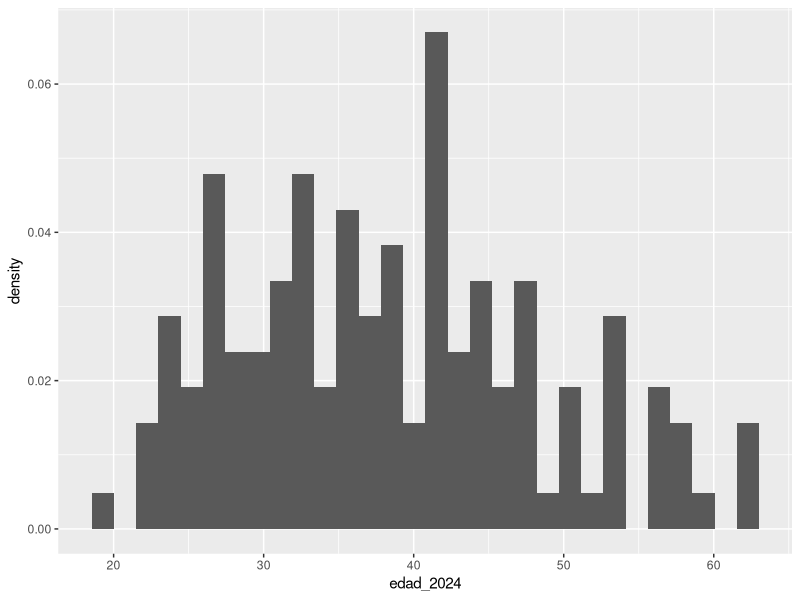
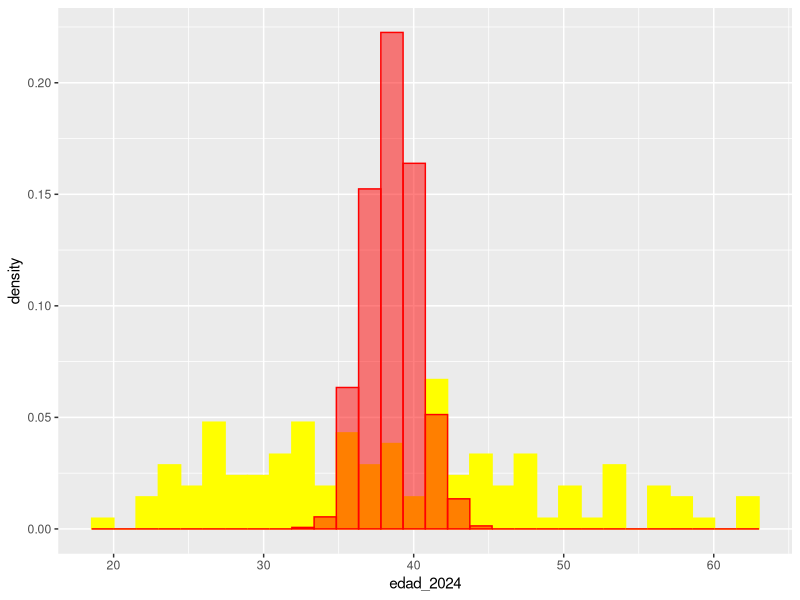
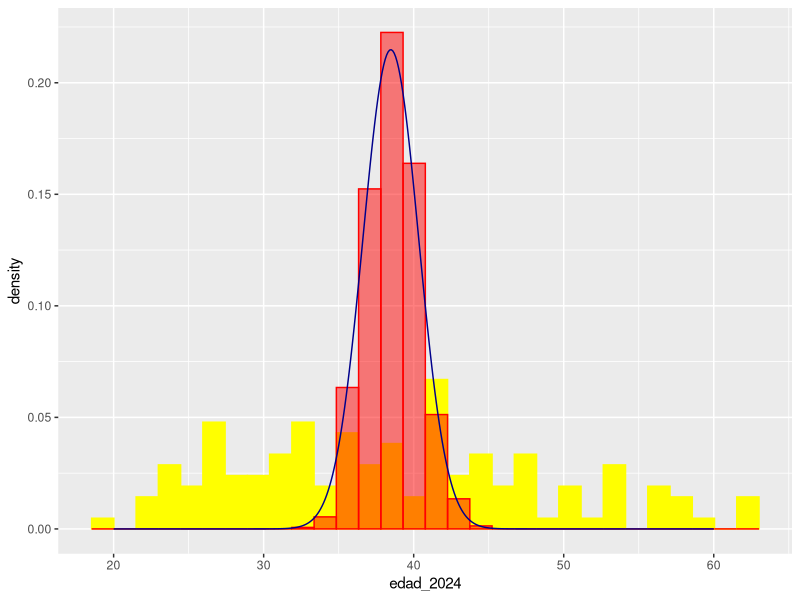
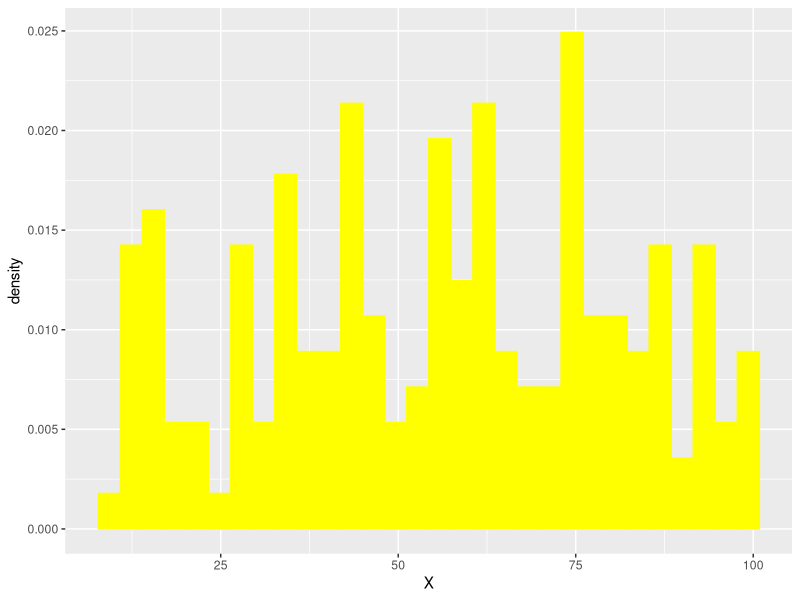
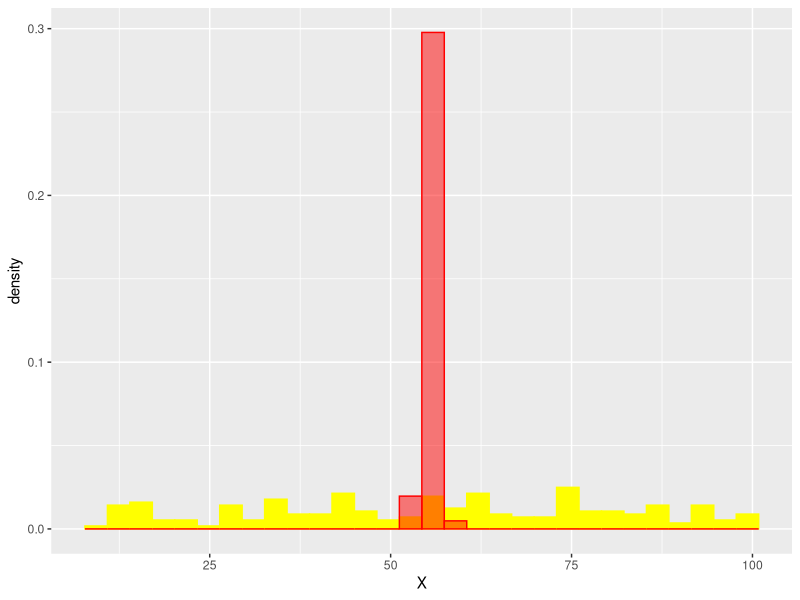
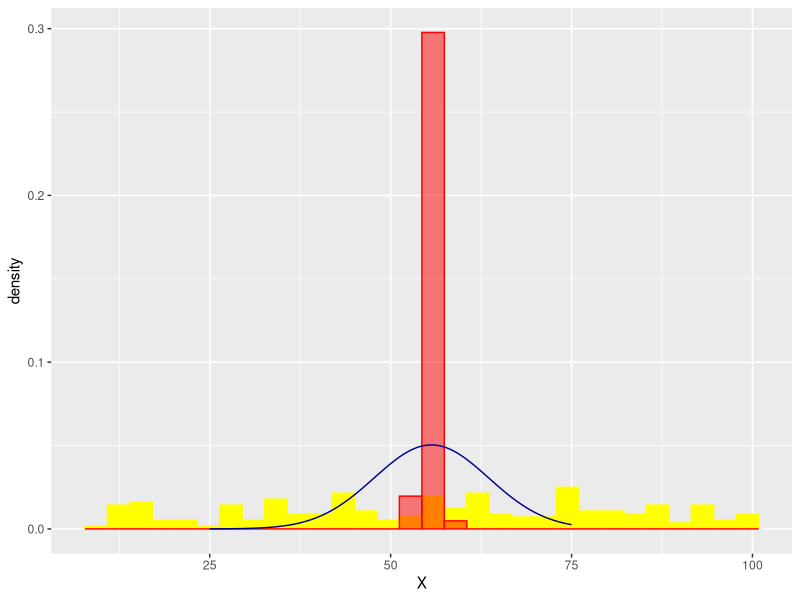
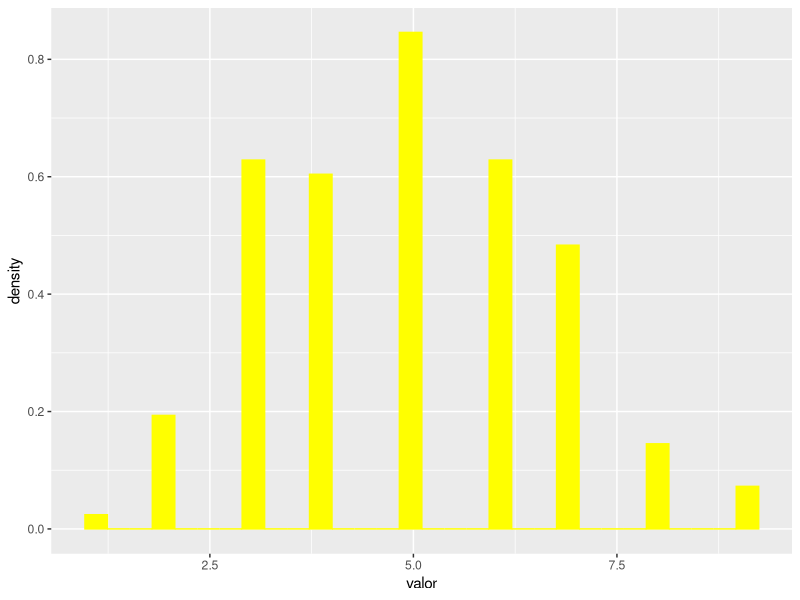
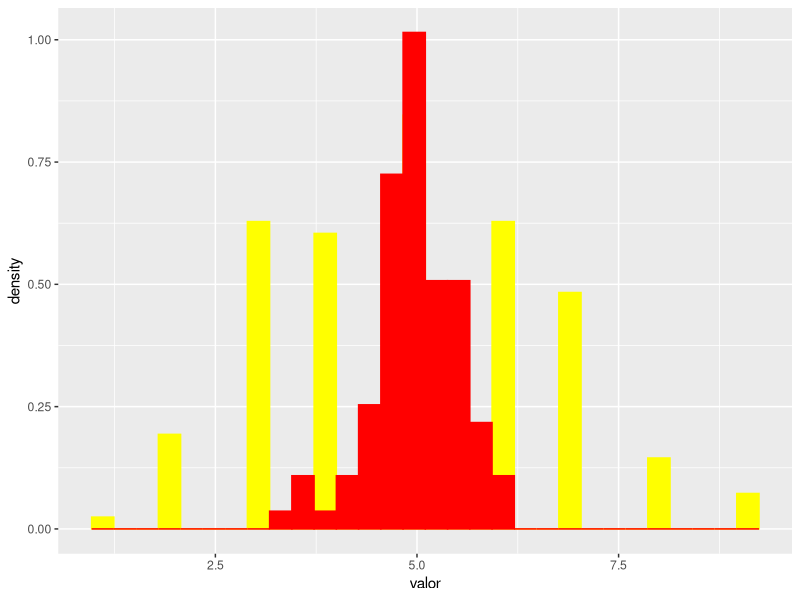

The R source for these figures, in order:
library(tidyverse)

setwd("C:\\Users\\Usuario\\Documents\\scidata\\24_tlc")

mis_datos = read.csv("edades.csv")

ggplot()+
  geom_histogram(data=mis_datos,
                 mapping = aes(x=edad_2024,
                                 y=after_stat(density)))

# el tamaño de la muestra es 30

promedios = data.frame("prom_edad"=replicate(1000,
                                             mean(sample(mis_datos$edad_2024,30))))

ggplot()+
  geom_histogram(data=mis_datos,
                 mapping = aes(x=edad_2024,
                               y=after_stat(density)),
                 color = "yellow",
                 fill = "yellow") +
  geom_histogram(data=promedios,
                 mapping = aes(x=prom_edad,
                               y=after_stat(density)),
                 color = "red",
                 fill = "red",
                 alpha=0.5)

####  mu = media de la población
#### sd = sigma / sqrt(n) = desviacion de la poblacion / sqrt(n)

N = nrow(mis_datos)
n = 30

media = mean(mis_datos$edad_2024)
desv = sd(mis_datos$edad_2024)*sqrt((N-1)/N)/sqrt(n)

normal_verdadera = data.frame("abscisas"=seq(20,60,0.1),
                              "ordenadas"=dnorm(seq(20,60,0.1),
                                                 mean=media,
                                                 sd =desv))


ggplot()+
  geom_histogram(data=mis_datos,
                 mapping = aes(x=edad_2024,
                               y=after_stat(density)),
                 color = "yellow",
                 fill = "yellow") +
  geom_histogram(data=promedios,
                 mapping = aes(x=prom_edad,
                               y=after_stat(density)),
                 color = "red",
                 fill = "red",
                 alpha=0.5) +
  geom_line(data = normal_verdadera,
            mapping = aes(x=abscisas,y=ordenadas),
            color = "darkblue")


poblacion = data.frame("X"=c(94, 	11, 	35, 	58, 	60, 	49, 	75, 	44, 	18, 	22, 	62, 	47, 	64, 	36, 	55, 	47, 	29, 	71, 	56, 	78, 	40, 	65, 	12, 	86, 	63, 	11, 	36, 	73, 	74, 	28, 	94, 	79, 	56, 	60, 	63, 	37, 	65, 	53, 	44, 	72, 	15, 	11, 	76, 	85, 	34, 	93, 	100, 	100, 	82, 	58, 	78, 	75, 	30, 	48, 	40, 	44, 	73, 	75, 	57, 	41, 	18, 	93, 	14, 	62, 	63, 	81, 	44, 	63, 	55, 	55, 	98, 	59, 	47, 	65, 	33, 	14, 	86, 	33, 	28, 	94, 	57, 	40, 	87, 	78, 	80, 	10, 	34, 	12, 	82, 	86, 	33, 	46, 	83, 	40, 	16, 	90, 	33, 	23, 	67, 	43, 	14, 	28, 	76, 	21, 	56, 	59, 	83, 	55, 	69, 	67, 	63, 	35, 	94, 	62, 	12, 	74, 	100, 	53, 	75, 	65, 	16, 	33, 	74, 	17, 	18, 	77, 	74, 	57, 	54, 	16, 	46, 	28, 	67, 	97, 	88, 	51, 	75, 	38, 	63, 	60, 	70, 	96, 	88, 	82, 	13, 	83, 	99, 	93, 	63, 	28, 	28, 	85, 	52, 	42, 	30, 	61, 	26, 	95, 	14, 	86, 	30, 	57, 	78, 	92, 	61, 	42, 	13, 	74, 	90, 	38, 	87, 	44, 	82, 	28, 	42, 	72, 	42, 	44, 	50, 	43, 	35))

ggplot()+
  geom_histogram(data=poblacion,
                 mapping = aes(x=X,
                               y=after_stat(density)),
                 color = "yellow",
                 fill = "yellow")

promedio_numeros = data.frame("prom" = replicate(1000,
                                                 mean(sample(poblacion$X,150))))

ggplot()+
  geom_histogram(data=poblacion,
                 mapping = aes(x=X,
                               y=after_stat(density)),
                 color = "yellow",
                 fill = "yellow") +
  geom_histogram(data=promedio_numeros,
                 mapping = aes(x=prom,
                               y=after_stat(density)),
                 color = "red",
                 fill = "red",
                 alpha=0.5) 

N = nrow(poblacion)
n = 10

media = mean(poblacion$X)
desv = sd(poblacion$X)*sqrt((N-1)/N)/sqrt(n)

normal_numeros = data.frame("abscisas"=seq(25,75,0.1),
                              "ordenadas"=dnorm(seq(25,75,0.1),
                                                mean=media,
                                                sd =desv))

ggplot()+
  geom_histogram(data=poblacion,
                 mapping = aes(x=X,
                               y=after_stat(density)),
                 color = "yellow",
                 fill = "yellow") +
  geom_histogram(data=promedio_numeros,
                 mapping = aes(x=prom,
                               y=after_stat(density)),
                 color = "red",
                 fill = "red",
                 alpha=0.5) +
  geom_line(data = normal_numeros,
            mapping = aes(x=abscisas,y=ordenadas),
            color = "darkblue")


binomial = data.frame("valor"=rbinom(150,10,0.5))

ggplot() +
  geom_histogram(data=binomial,
                 mapping = aes(x=valor,y=after_stat(density)),
                 color = "yellow",
                 fill = "yellow")

promedio_binomial = data.frame("prom" = replicate(100,
                                                 mean(sample(binomial$valor,10))))


ggplot() +
  geom_histogram(data=binomial,
                 mapping = aes(x=valor,y=after_stat(density)),
                 color = "yellow",
                 fill = "yellow") +
  geom_histogram(data=promedio_binomial,
                 mapping = aes(x=prom,y=after_stat(density)),
                 color = "red",
                 fill = "red")